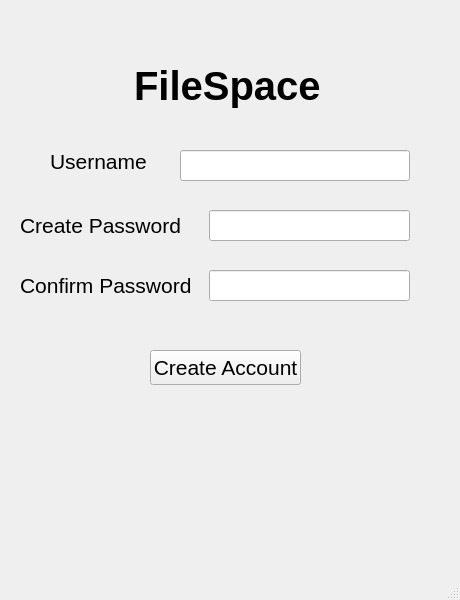
<?xml version="1.0" encoding="UTF-8"?>
<ui version="4.0">
 <class>MainWindow</class>
 <widget class="QMainWindow" name="MainWindow">
  <property name="enabled">
   <bool>true</bool>
  </property>
  <property name="geometry">
   <rect>
    <x>0</x>
    <y>0</y>
    <width>460</width>
    <height>600</height>
   </rect>
  </property>
  <property name="windowTitle">
   <string>MainWindow</string>
  </property>
  <widget class="QWidget" name="centralwidget">
   <widget class="QLabel" name="label">
    <property name="geometry">
     <rect>
      <x>134</x>
      <y>60</y>
      <width>191</width>
      <height>51</height>
     </rect>
    </property>
    <property name="font">
     <font>
      <pointsize>30</pointsize>
      <weight>75</weight>
      <italic>false</italic>
      <bold>true</bold>
     </font>
    </property>
    <property name="mouseTracking">
     <bool>false</bool>
    </property>
    <property name="text">
     <string>FileSpace</string>
    </property>
   </widget>
   <widget class="QLabel" name="username_label">
    <property name="geometry">
     <rect>
      <x>50</x>
      <y>150</y>
      <width>101</width>
      <height>23</height>
     </rect>
    </property>
    <property name="font">
     <font>
      <pointsize>16</pointsize>
     </font>
    </property>
    <property name="text">
     <string>Username</string>
    </property>
   </widget>
   <widget class="QLineEdit" name="username_input">
    <property name="geometry">
     <rect>
      <x>180</x>
      <y>150</y>
      <width>230</width>
      <height>31</height>
     </rect>
    </property>
   </widget>
   <widget class="QLineEdit" name="password_input">
    <property name="geometry">
     <rect>
      <x>209</x>
      <y>210</y>
      <width>201</width>
      <height>31</height>
     </rect>
    </property>
    <property name="tabletTracking">
     <bool>false</bool>
    </property>
    <property name="autoFillBackground">
     <bool>false</bool>
    </property>
    <property name="echoMode">
     <enum>QLineEdit::Password</enum>
    </property>
    <property name="clearButtonEnabled">
     <bool>false</bool>
    </property>
   </widget>
   <widget class="QLabel" name="password_label">
    <property name="geometry">
     <rect>
      <x>20</x>
      <y>210</y>
      <width>161</width>
      <height>31</height>
     </rect>
    </property>
    <property name="font">
     <font>
      <pointsize>16</pointsize>
     </font>
    </property>
    <property name="text">
     <string>Create Password</string>
    </property>
   </widget>
   <widget class="QLabel" name="password_label_2">
    <property name="geometry">
     <rect>
      <x>20</x>
      <y>270</y>
      <width>171</width>
      <height>31</height>
     </rect>
    </property>
    <property name="font">
     <font>
      <pointsize>16</pointsize>
     </font>
    </property>
    <property name="text">
     <string>Confirm Password</string>
    </property>
   </widget>
   <widget class="QLineEdit" name="password_input_2">
    <property name="geometry">
     <rect>
      <x>209</x>
      <y>270</y>
      <width>201</width>
      <height>31</height>
     </rect>
    </property>
    <property name="tabletTracking">
     <bool>false</bool>
    </property>
    <property name="autoFillBackground">
     <bool>false</bool>
    </property>
    <property name="echoMode">
     <enum>QLineEdit::Password</enum>
    </property>
    <property name="clearButtonEnabled">
     <bool>false</bool>
    </property>
   </widget>
   <widget class="QPushButton" name="login_button">
    <property name="geometry">
     <rect>
      <x>150</x>
      <y>350</y>
      <width>151</width>
      <height>35</height>
     </rect>
    </property>
    <property name="font">
     <font>
      <pointsize>16</pointsize>
     </font>
    </property>
    <property name="text">
     <string>Create Account</string>
    </property>
   </widget>
  </widget>
  <widget class="QMenuBar" name="menubar">
   <property name="geometry">
    <rect>
     <x>0</x>
     <y>0</y>
     <width>460</width>
     <height>21</height>
    </rect>
   </property>
  </widget>
  <widget class="QStatusBar" name="statusbar"/>
 </widget>
 <resources/>
 <connections/>
</ui>
